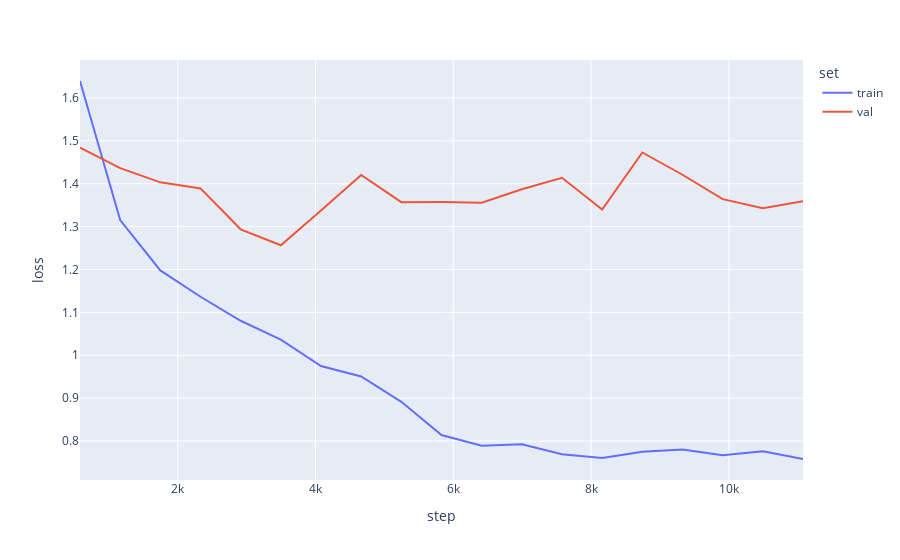
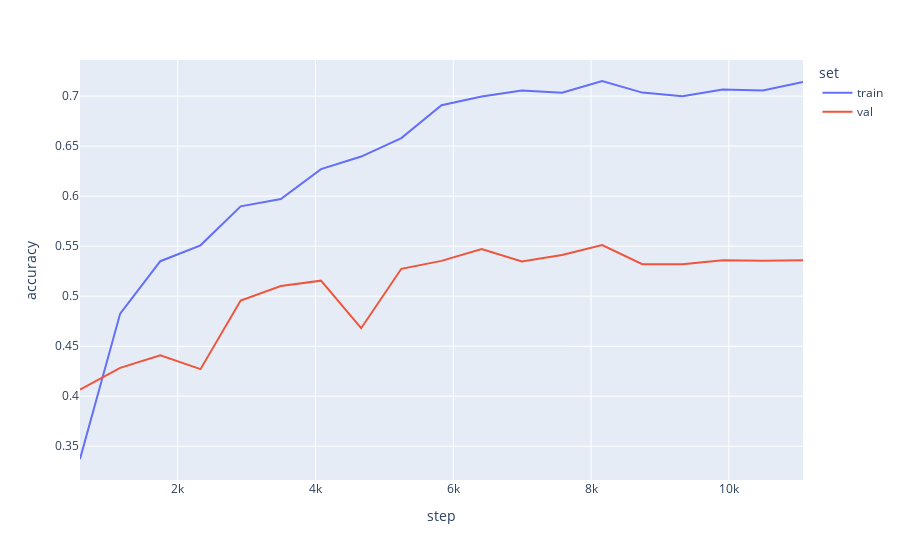

The cell these charts' notebook holds for them, in order:
### Code cell
# Visualize losses/metrics

log_dir = project_path + '/notebooks/logs/LeNetLike/1.0/'
log = pd.read_csv(os.path.join(log_dir, 'metrics.csv'))

train_log = log[['step', 'train_loss']].dropna().rename(columns={'train_loss': 'loss'})
train_log['set'] = 'train'
val_log = log[['step', 'val_loss']].dropna().rename(columns={'val_loss': 'loss'})
val_log['set'] = 'val'

log = train_log.append(val_log)
log = log.sort_values(by=['step'])

fig = px.line(log, x='step', y='loss', color='set')
fig.show()

log = pd.read_csv(os.path.join(log_dir, 'metrics.csv'))

train_log = log[['step', 'train_accuracy']].dropna().rename(columns={'train_accuracy': 'accuracy'})
train_log['set'] = 'train'
val_log = log[['step', 'val_accuracy']].dropna().rename(columns={'val_accuracy': 'accuracy'})
val_log['set'] = 'val'

log = train_log.append(val_log)
log = log.sort_values(by=['step'])

fig = px.line(log, x='step', y='accuracy', color='set')
fig.show()

### Figure 1 — Plotly figure (JSON) as saved in the notebook; plotly's stock layout.template omitted (floating-point values rounded to 4 significant figures)
{"data": [{"hovertemplate": "set=train<br>step=%{x}<br>loss=%{y}<extra></extra>", "legendgroup": "train", "line": {"color": "#636efa", "dash": "solid"}, "mode": "lines", "name": "train", "orientation": "v", "showlegend": true, "type": "scatter", "x": [582, 1165, 1748, 2331, 2914, 3497, 4080, 4663, 5246, 5829, 6412, 6995, 7578, 8161, 8744, 9327, 9910, 10493, 11076], "xaxis": "x", "y": [1.64, 1.315, 1.198, 1.136, 1.08, 1.036, 0.975, 0.9506, 0.8915, 0.814, 0.7893, 0.7927, 0.769, 0.7607, 0.7751, 0.7801, 0.7669, 0.7759, 0.7581], "yaxis": "y"}, {"hovertemplate": "set=val<br>step=%{x}<br>loss=%{y}<extra></extra>", "legendgroup": "val", "line": {"color": "#EF553B", "dash": "solid"}, "mode": "lines", "name": "val", "orientation": "v", "showlegend": true, "type": "scatter", "x": [582, 1165, 1748, 2331, 2914, 3497, 4080, 4663, 5246, 5829, 6412, 6995, 7578, 8161, 8744, 9327, 9910, 10493, 11076], "xaxis": "x", "y": [1.484, 1.436, 1.403, 1.389, 1.294, 1.257, 1.337, 1.42, 1.357, 1.357, 1.356, 1.387, 1.414, 1.34, 1.473, 1.421, 1.364, 1.343, 1.359], "yaxis": "y"}], "layout": {"legend": {"title": {"text": "set"}, "tracegroupgap": 0}, "margin": {"t": 60}, "xaxis": {"anchor": "y", "domain": [0, 1], "title": {"text": "step"}}, "yaxis": {"anchor": "x", "domain": [0, 1], "title": {"text": "loss"}}}}

### Figure 2 — Plotly figure (JSON) as saved in the notebook; plotly's stock layout.template omitted (floating-point values rounded to 4 significant figures)
{"data": [{"hovertemplate": "set=train<br>step=%{x}<br>accuracy=%{y}<extra></extra>", "legendgroup": "train", "line": {"color": "#636efa", "dash": "solid"}, "mode": "lines", "name": "train", "orientation": "v", "showlegend": true, "type": "scatter", "x": [582, 1165, 1748, 2331, 2914, 3497, 4080, 4663, 5246, 5829, 6412, 6995, 7578, 8161, 8744, 9327, 9910, 10493, 11076], "xaxis": "x", "y": [0.3372, 0.4826, 0.535, 0.5509, 0.5898, 0.5972, 0.627, 0.6396, 0.658, 0.6909, 0.6997, 0.7055, 0.7034, 0.7151, 0.7035, 0.7, 0.7065, 0.7055, 0.7143], "yaxis": "y"}, {"hovertemplate": "set=val<br>step=%{x}<br>accuracy=%{y}<extra></extra>", "legendgroup": "val", "line": {"color": "#EF553B", "dash": "solid"}, "mode": "lines", "name": "val", "orientation": "v", "showlegend": true, "type": "scatter", "x": [582, 1165, 1748, 2331, 2914, 3497, 4080, 4663, 5246, 5829, 6412, 6995, 7578, 8161, 8744, 9327, 9910, 10493, 11076], "xaxis": "x", "y": [0.4066, 0.4284, 0.4409, 0.4271, 0.4957, 0.5102, 0.5155, 0.468, 0.5274, 0.5353, 0.5472, 0.5347, 0.5413, 0.5512, 0.532, 0.532, 0.536, 0.5353, 0.536], "yaxis": "y"}], "layout": {"legend": {"title": {"text": "set"}, "tracegroupgap": 0}, "margin": {"t": 60}, "xaxis": {"anchor": "y", "domain": [0, 1], "title": {"text": "step"}}, "yaxis": {"anchor": "x", "domain": [0, 1], "title": {"text": "accuracy"}}}}
